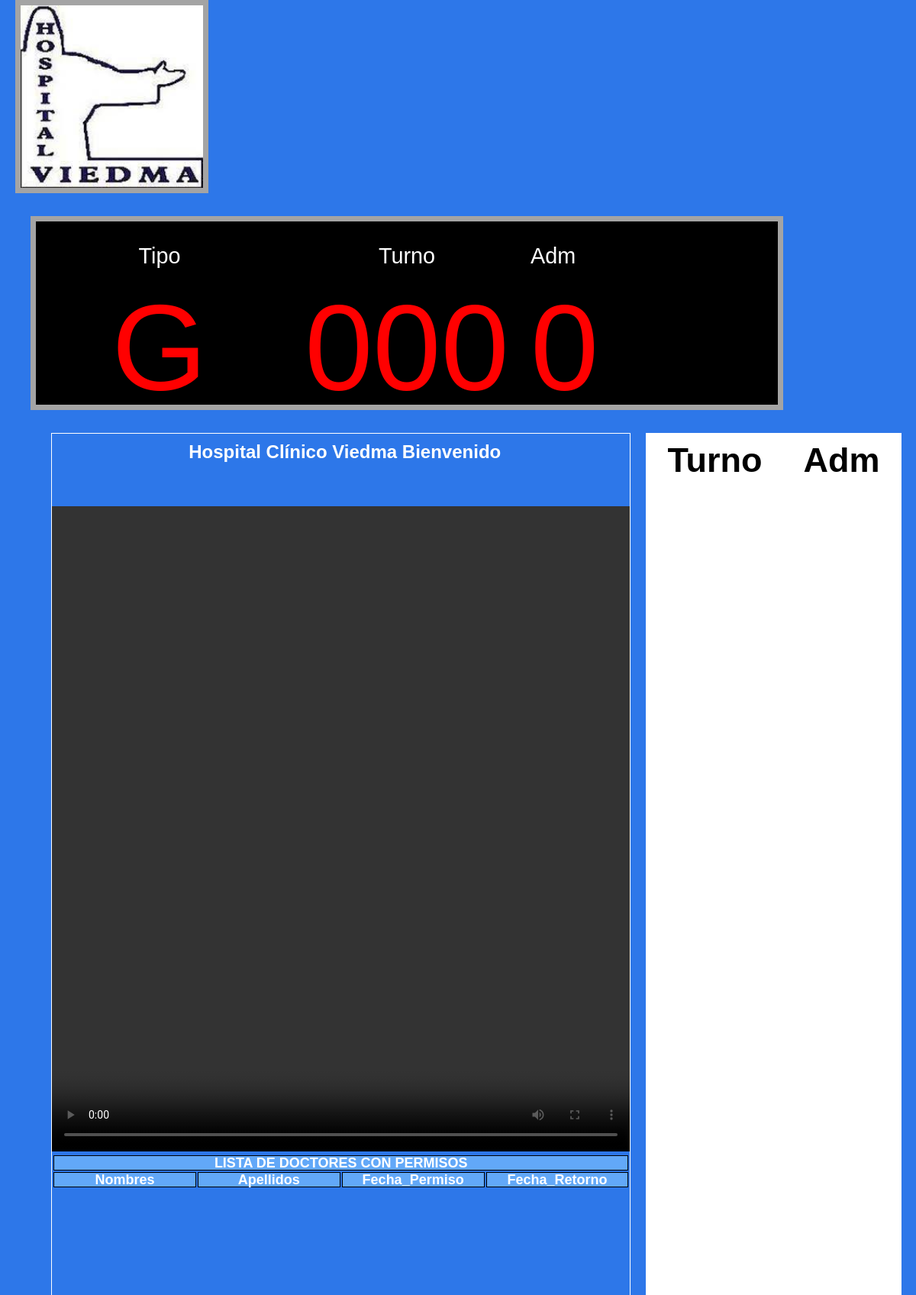
Screenshot of /turnos.php with the database file from the repository.
### tables this page shows
CREATE TABLE `info_empresa` (
  `id` int(11) NOT NULL,
  `logo` varchar(100) NOT NULL,
  `nombre` varchar(100) NOT NULL,
  `direccion` varchar(100) NOT NULL,
  `telefono` varchar(100) NOT NULL,
  `correo` varchar(100) NOT NULL,
  `fecha_actualizacion` datetime NOT NULL
);

### turnos.php (the view, shortened to what this page needs)
<!doctype html>
<html>
<head>
    <link rel="stylesheet" type="text/css" href="css/generales.css">
    <link rel="stylesheet" type="text/css" href="css/turnos.css">
    <link rel="stylesheet" type="text/css" href="css/responsivo-turnos.css">
</head>
<body>
    <div class="contenedor-principal">
        <?php
        require_once('funciones/conexion.php');
        $sqlE = "select * from info_empresa";
        $buscarE = mysqli_query($con, $sqlE);
        $info = mysqli_fetch_assoc($buscarE);
        ?>
        <header>
            <div class="contenedor-logo">
                <div class="logo-empresa">
                    <img src="<?php echo $info['logo']; ?>">
                </div>
            </div>
            <div class="marco-tablaTurnos">
                <div class="contenedor-tablaTurnos">
                    <div class="columna-tablaTurnos">
                        <div class="tabla-turnosArriba">Tipo</div>
                        <div class="tabla-turnosAbajo1" id="verTipo">G</div>
                    </div>
                    <div class="columna-tablaTurnos">
                        <div class="tabla-turnosArriba">Turno</div>
                        <div class="tabla-turnosAbajo2" id="verTurno">000</div>
                    </div>
                    <div class="columna-tablaTurnos">
                        <div class="tabla-turnosArriba3">Adm</div>
                        <div class="tabla-turnosAbajo3" id="verCaja">0</div>
                    </div>
                </div>
            </div>
        </header>
        <section class="contenido">
            <div class="contenido-izquierda">
                <h1 class="nombre-empresa"><?php echo $info['nombre']; ?> Bienvenido</h1>
                <div class="contenedor-video">
                    <div class="contenedor-reproductor">
                        <video id="videoPlayer" width="500" controls autoplay>
                            <?php
                            $query = mysqli_query($con, "SELECT * FROM videos") or die(mysqli_error($con));
                            while ($row = mysqli_fetch_array($query)) {
                                echo "<source src='videos/" . $row['nombre'] . $row['extension'] . "' type='video/mp4'></source>";
                            }
                            ?>
                        </video>
                        <body>
                            <table id="miTabla">
                                <thead>
                                    <tr>
                                        <th colspan="5">LISTA DE DOCTORES CON PERMISOS</th>
                                    </tr>
                                    <tr>
                                        <th>Nombres</th>
                                        <th>Apellidos</th>
                                        <th>Fecha_Permiso</th>
                                        <th>Fecha_Retorno</th>
                                    </tr>
                                </thead>
                            </table>
                        </body>
                    </div>
                </div>
            </div>
            <div class="contenido-derecha">
                <div class="contenedor-turnos">
                    <table class="tabla-turnos" id="tabla-turnos">
                        <tr>
                            <th>Turno</th>
                            <th colspan="2">Adm</th>
                        </tr>
                    </table>
                </div>
            </div>
        </section>
    </div>
</body>
</html>

### css/generales.css (style rules this page uses)
body, html { background: black; color: #6b6b6b; cursor: default; font-family: Verdana, Arial, Helvetica, sans-serif; font-size: 12pt; line-height: 16px; margin: 0px; padding: 0px; width: 100%; height: 100vh; }
* { box-sizing:border-box; }
.contenedor-principal { width: 100%; height: 100%; min-height:100vh; padding: 20px 30px; position:absolute; background: #2D77E9; }
.contenido { height: auto; }

### css/turnos.css (style rules this page uses)
.contenedor-principal { padding: 0px 20px; }
.contenedor-logo, .marco-tablaTurnos { height: auto; display: inline-block; vertical-align: top; background: #000000; border: solid 7px #A4A4A4; margin-bottom: 30px; text-align: center; min-width: 100px; min-height: 50px; }
.contenedor-logo { width: 253px; }
.marco-tablaTurnos { width: 85%; margin-left: 20px; background: #000000; border: solid 7px #A4A4A4; margin-bottom: 30px; text-align: center; min-width: 100px; min-height: 50px; }
.contenedor-tablaTurnos { display: flex; height: auto; }
.columna-tablaTurnos { flex-basis: 50%; }
.tabla-turnosArriba { display: flex; justify-content: center; align-items: center; }
.tabla-turnosArriba3 { display: flex; justify-content: left; align-items: center; }
.tabla-turnosAbajo1 { display: flex; justify-content: center; align-items: center; }
.tabla-turnosAbajo2 { display: flex; justify-content: center; align-items: center; }
.tabla-turnosAbajo3 { display: flex; justify-content: left; align-items: center; }
.tabla-turnosArriba { font-size: 180%; flex-basis: 60%; color: white; height: 90px; }
.tabla-turnosArriba3 { font-size: 180%; flex-basis: 60%; color: white; height: 90px; }
.tabla-turnosAbajo1 { color: red; font-size: 1003%; flex-basis: 30%; height: 150px; }
.tabla-turnosAbajo2 { color: red; font-size: 1003%; flex-basis: 30%; height: 150px; }
.tabla-turnosAbajo3 { color: red; font-size: 1003%; flex-basis: 30%; height: 150px; }
.contenido { display: flex; margin-left: 47px; margin-right: 100px; width: 96%; min-width: 300px; height: 72%; }
.contenido-izquierda, .contenido-derecha { flex-basis: 50%; height: auto; padding: 0px; }
.contenido-izquierda { border: solid 1px white; flex-basis: 100%; padding: 0px; top: -20px; }
.logo-empresa { display: inline; max-height: 100%; width: auto; }
.logo-empresa img { display: flex; width: 100%; height: auto; }
.nombre-empresa { display: flex; align-items: center; justify-content: center; color: white; flex-basis: 70%; line-height: 2; margin: 0px; margin-left: 10px; }
.contenedor-video { display: flex; align-items: center; width: 100%; height: 77%; border: none; float: center; background: none; }
.contenedor-reproductor { background: #2D77E9; padding-top: 0%; width: 100%; height: 90%; }
.contenedor-reproductor video, .contenedor-reproductor iframe { width: 100%; height: 100%; }
thead { top: 16px; background: #62a8f8; padding: 10px 10px; font-size: 18px; color: white; }
.mitabla, th { border: 1px solid black; border-collapse: collapse; text-align: center; height: 260%; margin: 20px; font-family: Arial, sans-serif; width: 20%; }
#miTabla { width: 100%; }
tbody tr { width: 20%; border: 6px solid; cursor: pointer; background: skyblue; padding: 10px 10px; font-size: 30px; height: 40px; }
.contenido-derecha { flex-basis: 30%; margin-left: 20px; }
.contenedor-turnos { background: white; width: 100%; height: 100%; min-height: 300px; border: none; }
.tabla-turnos { width: 100%; }
.tabla-turnos th { background: white; font-size: 150%; color: black; padding: 25px; border: 1px solid white; background: white; }

### rows the page displays
info_empresa: logo (picture), nombre "Hospital Clínico Viedma"
